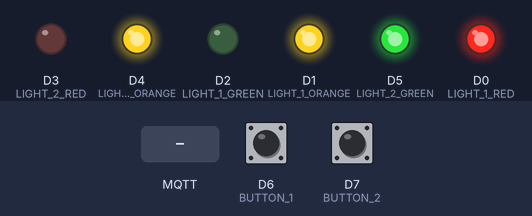
This program was run on a simulated ESP8266 (Wemos D1 mini). Parts: output pins drawn as LEDs (lit = HIGH). The test bench sets the inputs (shaded band); at power-on: D7 (BUTTON_2) HIGH, D6 (BUTTON_1) HIGH. WiFi joins after 1.5 s; servers stay silent unless stated; no MQTT or app messages arrive unless stated; what the program prints to the serial monitor is not drawn.

Above: at 3.8 s.
3.9 s: MQTT message "EVENT_OUT_OF_ORDER" arrives on the first subscribed topic
At 4.7 s:
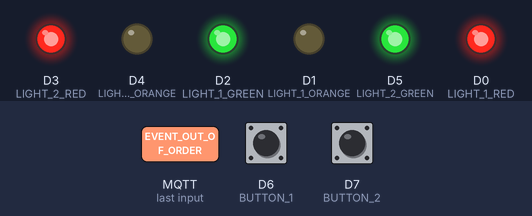
6.9 s: MQTT message "EVENT_START" arrives on the first subscribed topic
At 7.3 s:
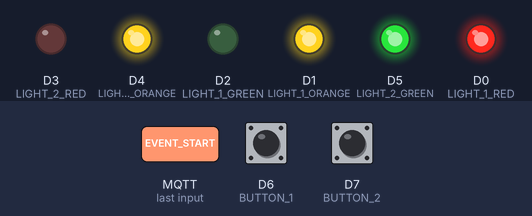
8.4 s: D7 (BUTTON_2) pulled LOW for 0.15 s
At 9.6 s:
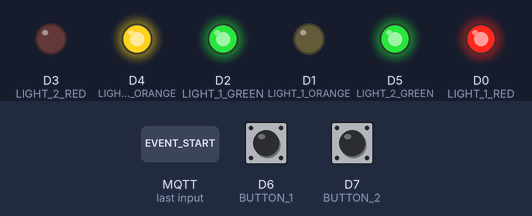
11.5 s: D6 (BUTTON_1) pulled LOW for 1 s
At 12.8 s:
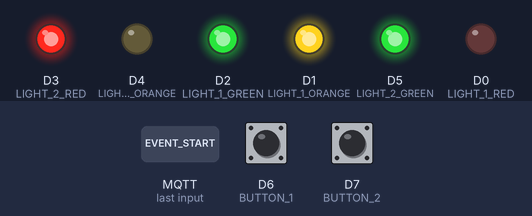
15.5 s: D7 (BUTTON_2) pulled LOW for 1 s
At 18.7 s:
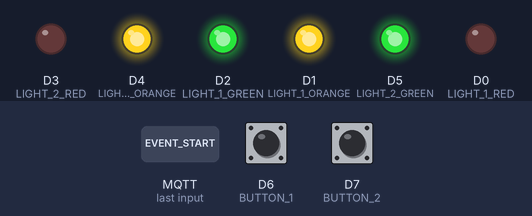
19.5 s: D6 (BUTTON_1) pulled LOW for 3.2 s
At 21.5 s:
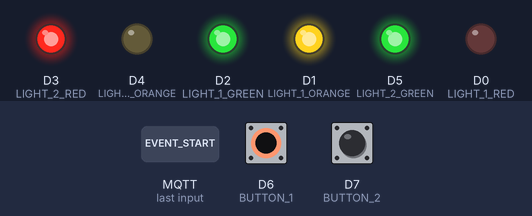
Timing chart, 0 to 25.9 s (numbered marks = the images above; inputs shaded):
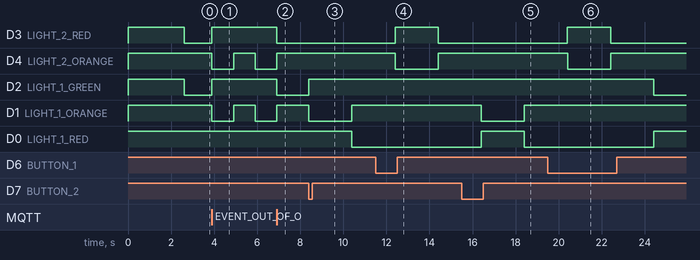

The program:

main.cpp
```cpp
// Avans University of Applied Sciences (Avans Hogeschool)
// Module: Intelligent Wireless Sensor Netwerken (IWSN)
// Author: Maurice Snoeren
// Date  : 05-02-2021
//
#include <Arduino.h>
#include <ESP8266WiFi.h>
#include <PubSubClient.h>
#include <ArduinoJson.h>

#include <fsm.h>

// Create the wifi-client to connect to the Internet
WiFiClient client;

// Create the MQTT client to connect to a MQTT Broker (server)
PubSubClient mqtt;

// Finite state machine
enum FSM_STATES {
  STATE_START,
  STATE_LIGHT_1_GREEN,
  STATE_LIGTH_1_ORANGE,
  STATE_LIGTH_1_RED,
  STATE_LIGHT_2_GREEN,
  STATE_LIGTH_2_ORANGE,
  STATE_LIGTH_2_RED,
  STATE_OUT_OF_ORDER,
  STATES_TOTAL
};

// Finite state machine events
enum FSM_EVENTS {
  EVENT_BUTTON_1,
  EVENT_BUTTON_2,
  EVENT_TIMER,
  EVENT_OUT_OF_ORDER,
  EVENT_START,
  EVENT_ERROR,
  EVENT_STATE_EXECUTED, // Add this one always!
  EVENTS_TOTAL
};

// Finite state machine callback methods forward declarations
void preStart();
void loopStart();
void postStart();
void preLight1Green();
void loopLight1Green();
void postLight1Green();
void preLight1Orange();
void loopLight1Orange();
void postLight1Orange();
void preLight1Red();
void loopLight1Red();
void postLight1Red();
void preLight2Green();
void loopLight2Green();
void postLight2Green();
void preLight2Orange();
void loopLight2Orange();
void postLight2Orange();
void preLight2Red();
void loopLight2Red();
void postLight2Red();
void preOutOfOrder();
void loopOutOfOrder();
void postOutOfOrder();

//FSM
FSM fsm(STATES_TOTAL, EVENTS_TOTAL, false);

// Output
constexpr int LIGHT_1_RED    = D0;
constexpr int LIGHT_1_ORANGE = D1;
constexpr int LIGHT_1_GREEN  = D2;
constexpr int LIGHT_2_RED    = D3;
constexpr int LIGHT_2_ORANGE = D4;
constexpr int LIGHT_2_GREEN  = D5;

// Input
constexpr int BUTTON_1       = D6;
constexpr int BUTTON_2       = D7;

constexpr char MQTT_SERVER[] = "test.mosquitto.org";
constexpr int  MQTT_PORT     = 1883;

// Timer method for timing purposes
unsigned long timer;
unsigned long timerMQTT;
String payload = "";
StaticJsonDocument<256> jsondoc;

// External Events!
void callbackMQTT(char* topic, byte* pl, unsigned int length) {
  payload = "";
  for (unsigned int i=0;i<length;i++) {
    payload += (char)pl[i];
  }

  // Enable also a JSON interface
  DeserializationError err = deserializeJson(jsondoc, payload.c_str());
  if (err) {
    Serial.println("NO JSON: " + String(err.c_str()));
    Serial.println("Parsing as plain text!");

  } else {
    String event = jsondoc["event"];
    Serial.println("JSON EVENT: " + event);
    payload = event;
  }

  if ( payload.equals("EVENT_OUT_OF_ORDER") ) {
    fsm.raiseEvent(EVENT_OUT_OF_ORDER);

  } else if ( payload.equals("EVENT_START") ) {
    fsm.raiseEvent(EVENT_START);

  } else if ( payload.equals("EVENT_BUTTON_1") ) {
    fsm.raiseEvent(EVENT_BUTTON_1);

  } else if ( payload.equals("EVENT_BUTTON_2") ) {
    fsm.raiseEvent(EVENT_BUTTON_2);
  }

  Serial.println("MQTT EVENT '" + String(topic) + "': " + payload);
}

void connectMQTT() {
  while (!mqtt.connected()) {
    mqtt.connect("iwsn-wemos-client-maurice");
    mqtt.subscribe("iwsn-wemos-event");
    delay(1000);
    if ( mqtt.connected() ) {
      Serial.println("MQTT CONNECTED!");

    } else {
      Serial.println("MQTT NOT CONNECTED!");
    }
  }
}

void setup() {
  // Get the mode of the leds
  pinMode(LIGHT_1_RED,    OUTPUT);
  pinMode(LIGHT_1_ORANGE, OUTPUT);
  pinMode(LIGHT_1_GREEN,  OUTPUT);
  pinMode(LIGHT_2_RED,    OUTPUT);
  pinMode(LIGHT_2_ORANGE, OUTPUT);
  pinMode(LIGHT_2_GREEN,  OUTPUT);

  // Switch leds off
  digitalWrite(LIGHT_1_RED,    HIGH);
  digitalWrite(LIGHT_1_ORANGE, HIGH);
  digitalWrite(LIGHT_1_GREEN,  HIGH);
  digitalWrite(LIGHT_2_RED,    HIGH);
  digitalWrite(LIGHT_2_ORANGE, HIGH);
  digitalWrite(LIGHT_2_GREEN,  HIGH);

  // Set the buttons as input
  pinMode(BUTTON_1, INPUT_PULLUP);
  pinMode(BUTTON_2, INPUT_PULLUP);

  // For debugging purposes
  Serial.begin(9600);
  Serial.printf("\n\nSdk version: %s\n",   ESP.getSdkVersion());
  Serial.printf("Core Version: %s\n",      ESP.getCoreVersion().c_str());
  Serial.printf("Boot Version: %u\n",      ESP.getBootVersion());
  Serial.printf("Boot Mode: %u\n",         ESP.getBootMode());
  Serial.printf("CPU Frequency: %u MHz\n", ESP.getCpuFreqMHz());
  Serial.printf("Reset reason: %s\n",      ESP.getResetReason().c_str());

  // Add the state method to the FSM
  fsm.addState(STATE_START,          preStart, loopStart, postStart);
  fsm.addState(STATE_LIGHT_1_GREEN,  preLight1Green, loopLight1Green, postLight1Green);
  fsm.addState(STATE_LIGTH_1_ORANGE, preLight1Orange, loopLight1Orange, postLight1Orange);
  fsm.addState(STATE_LIGTH_1_RED,    preLight1Red, loopLight1Red, postLight1Red);
  fsm.addState(STATE_LIGHT_2_GREEN,  preLight2Green, loopLight2Green, postLight2Green);
  fsm.addState(STATE_LIGTH_2_ORANGE, preLight2Orange, loopLight2Orange, postLight2Orange);
  fsm.addState(STATE_LIGTH_2_RED,    preLight2Red, loopLight2Red, postLight2Red);
  fsm.addState(STATE_OUT_OF_ORDER,   preOutOfOrder, loopOutOfOrder, postOutOfOrder);

  // Add the events to the FSM
  fsm.addTransition(STATE_START, EVENT_START, STATE_LIGHT_1_GREEN);
  //fsm.addTransition(STATE_LIGHT_1_GREEN, EVENT_TIMER, STATE_LIGTH_1_ORANGE); // Demo, auto to ligth 2
  fsm.addTransition(STATE_LIGHT_1_GREEN, EVENT_BUTTON_2, STATE_LIGTH_1_ORANGE);
  fsm.addTransition(STATE_LIGTH_1_ORANGE, EVENT_TIMER, STATE_LIGTH_1_RED);
  fsm.addTransition(STATE_LIGTH_1_RED, EVENT_TIMER, STATE_LIGHT_2_GREEN);
  //fsm.addTransition(STATE_LIGHT_2_GREEN, EVENT_TIMER, STATE_LIGTH_2_ORANGE); // Demo, auto to light 1
  fsm.addTransition(STATE_LIGHT_2_GREEN, EVENT_BUTTON_1, STATE_LIGTH_2_ORANGE);
  fsm.addTransition(STATE_LIGTH_2_ORANGE, EVENT_TIMER, STATE_LIGTH_2_RED);
  fsm.addTransition(STATE_LIGTH_2_RED, EVENT_TIMER, STATE_LIGHT_1_GREEN);

  fsm.addTransition(STATE_LIGHT_1_GREEN,  EVENT_OUT_OF_ORDER, STATE_OUT_OF_ORDER);
  fsm.addTransition(STATE_LIGHT_1_GREEN,  EVENT_OUT_OF_ORDER, STATE_OUT_OF_ORDER);
  fsm.addTransition(STATE_LIGTH_1_ORANGE, EVENT_OUT_OF_ORDER, STATE_OUT_OF_ORDER);
  fsm.addTransition(STATE_LIGTH_1_RED,    EVENT_OUT_OF_ORDER, STATE_OUT_OF_ORDER);
  fsm.addTransition(STATE_LIGHT_2_GREEN,  EVENT_OUT_OF_ORDER, STATE_OUT_OF_ORDER);
  fsm.addTransition(STATE_LIGHT_2_GREEN,  EVENT_OUT_OF_ORDER, STATE_OUT_OF_ORDER);
  fsm.addTransition(STATE_LIGTH_2_ORANGE, EVENT_OUT_OF_ORDER, STATE_OUT_OF_ORDER);
  fsm.addTransition(STATE_LIGTH_2_RED,    EVENT_OUT_OF_ORDER, STATE_OUT_OF_ORDER);
  fsm.addTransition(STATE_OUT_OF_ORDER,   EVENT_START,        STATE_LIGHT_1_GREEN);

  fsm.addTransition(STATE_LIGHT_1_GREEN,  EVENT_ERROR, STATE_START);
  fsm.addTransition(STATE_LIGHT_1_GREEN,  EVENT_ERROR, STATE_START);
  fsm.addTransition(STATE_LIGTH_1_ORANGE, EVENT_ERROR, STATE_START);
  fsm.addTransition(STATE_LIGTH_1_RED,    EVENT_ERROR, STATE_START);
  fsm.addTransition(STATE_LIGHT_2_GREEN,  EVENT_ERROR, STATE_START);
  fsm.addTransition(STATE_LIGHT_2_GREEN,  EVENT_ERROR, STATE_START);
  fsm.addTransition(STATE_LIGTH_2_ORANGE, EVENT_ERROR, STATE_START);
  fsm.addTransition(STATE_LIGTH_2_RED,    EVENT_ERROR, STATE_START);
  fsm.addTransition(STATE_OUT_OF_ORDER,   EVENT_ERROR, STATE_START);

  WiFi.begin("MaCMaN_GUEST", "GUEST@MACMAN"); // Connect to the Wi-Fi (if not known use WifiManager from tzapu!)
  Serial.print("Setup Wi-Fi:");
  while ( WiFi.status() != WL_CONNECTED ) {
      delay(500);
      Serial.print(".");
  }
  WiFi.setAutoReconnect(true);
  WiFi.persistent(true);
  Serial.println();
  Serial.print("Connected:");
  Serial.println(WiFi.localIP());

  mqtt.setClient(client); // Setup the MQTT client
  mqtt.setBufferSize(256); // override MQTT_MAX_PACKET_SIZE
  mqtt.setCallback(callbackMQTT);
  mqtt.setServer(MQTT_SERVER, MQTT_PORT);
  connectMQTT();

  fsm.setup(STATE_START, EVENT_STATE_EXECUTED);
  timerMQTT = millis();
}

// Ardiuno loop
void loop() {
  fsm.loop();

  if ( millis() - timerMQTT > 5000 ) { // Sent every five second the loop timing of the wemos device
    payload = "{ \"id\": \"maurice\", \"looptiming\": " + String(fsm.getLoopTime()) + "}";
    mqtt.publish("iwsn-wemos", payload.c_str());

    if ( WiFi.status() != WL_CONNECTED || !mqtt.connected() ) { // If we are not connected, raise an error
      fsm.raiseEvent(EVENT_ERROR);
    }

    timerMQTT = millis();
  }

  mqtt.loop();
}

void preStart() {
  digitalWrite(LIGHT_1_RED,    LOW);
  digitalWrite(LIGHT_1_ORANGE, HIGH);
  digitalWrite(LIGHT_1_GREEN,  HIGH);
  digitalWrite(LIGHT_2_RED,    LOW);
  digitalWrite(LIGHT_2_ORANGE, HIGH);
  digitalWrite(LIGHT_2_GREEN,  HIGH);
}

void loopStart() {
  if ( WiFi.status() == WL_CONNECTED ) {
    if ( !mqtt.connected() ) {
      connectMQTT();

    } else {
      payload = "{ \"id\": \"maurice\", \"mqtt\": \"iwsn-wemos-client-maurice\", \"ip\": \"" + WiFi.localIP().toString() + "\"}";
      mqtt.publish("iwsn-wemos", payload.c_str());
      fsm.raiseEvent(EVENT_START);
    }


  } else {
    Serial.println("WiFi reconnection");
    WiFi.begin("MaCMaN_GUEST", "GUEST@MACMAN"); // Connect to the Wi-Fi (if not known use WifiManager from tzapu!)
    //WiFi.reconnect();
    for ( unsigned int i=0; i < 20; ++i ) {
      if ( WiFi.status() != WL_CONNECTED ) {
        delay(1000);
        Serial.print(".");
          Serial.println();
          Serial.print("Connected:");
          Serial.println(WiFi.localIP());

      } else {
        i = 20;
      }
    }
  }
}

void postStart() {
}

void preLight1Green() {
  digitalWrite(LIGHT_1_RED,    HIGH);
  digitalWrite(LIGHT_1_ORANGE, HIGH);
  digitalWrite(LIGHT_1_GREEN,  LOW);
  digitalWrite(LIGHT_2_RED,    LOW);
  digitalWrite(LIGHT_2_ORANGE, HIGH);
  digitalWrite(LIGHT_2_GREEN,  HIGH);
  payload = "{ \"id\": \"maurice\", \"state\": \"light1 green\" }";
  mqtt.publish("iwsn-wemos", payload.c_str());
  timer = millis();
}

void loopLight1Green() {
  if ( millis() - timer > 15000 ) {
    fsm.raiseEvent(EVENT_TIMER);
  }

  if ( digitalRead(BUTTON_2) == LOW ) {
    fsm.raiseEvent(EVENT_BUTTON_2);
  }
}

void postLight1Green() {
}

void preLight1Orange() {
  digitalWrite(LIGHT_1_RED,    HIGH);
  digitalWrite(LIGHT_1_ORANGE, LOW);
  digitalWrite(LIGHT_1_GREEN,  HIGH);
  digitalWrite(LIGHT_2_RED,    LOW);
  digitalWrite(LIGHT_2_ORANGE, HIGH);
  digitalWrite(LIGHT_2_GREEN,  HIGH);
  payload = "{ \"id\": \"maurice\", \"state\": \"light1 orange\" }";
  mqtt.publish("iwsn-wemos", payload.c_str());
  timer = millis();
}

void loopLight1Orange() {
  if ( millis() - timer > 2000 ) {
    fsm.raiseEvent(EVENT_TIMER);
  }
}

void postLight1Orange() {

}

void preLight1Red() {
  digitalWrite(LIGHT_1_RED,    LOW);
  digitalWrite(LIGHT_1_ORANGE, HIGH);
  digitalWrite(LIGHT_1_GREEN,  HIGH);
  digitalWrite(LIGHT_2_RED,    LOW);
  digitalWrite(LIGHT_2_ORANGE, HIGH);
  digitalWrite(LIGHT_2_GREEN,  HIGH);
  payload = "{ \"id\": \"maurice\", \"state\": \"light1 red\" }";
  mqtt.publish("iwsn-wemos", payload.c_str());
  timer = millis();
}

void loopLight1Red() {
  if ( millis() - timer > 2000 ) {
    fsm.raiseEvent(EVENT_TIMER);
  }
}

void postLight1Red() {

}

void preLight2Green() {
  digitalWrite(LIGHT_1_RED,    LOW);
  digitalWrite(LIGHT_1_ORANGE, HIGH);
  digitalWrite(LIGHT_1_GREEN,  HIGH);
  digitalWrite(LIGHT_2_RED,    HIGH);
  digitalWrite(LIGHT_2_ORANGE, HIGH);
  digitalWrite(LIGHT_2_GREEN,  LOW);
  payload = "{ \"id\": \"maurice\", \"state\": \"light2 green\" }";
  mqtt.publish("iwsn-wemos", payload.c_str());
  timer = millis();
}

void loopLight2Green() {
  if ( millis() - timer > 15000 ) {
    fsm.raiseEvent(EVENT_TIMER);
  }

  if ( digitalRead(BUTTON_1) == LOW ) {
    fsm.raiseEvent(EVENT_BUTTON_1);
  }
}

void postLight2Green() {

}

void preLight2Orange() {
  digitalWrite(LIGHT_1_RED,    LOW);
  digitalWrite(LIGHT_1_ORANGE, HIGH);
  digitalWrite(LIGHT_1_GREEN,  HIGH);
  digitalWrite(LIGHT_2_RED,    HIGH);
  digitalWrite(LIGHT_2_ORANGE, LOW);
  digitalWrite(LIGHT_2_GREEN,  HIGH);
  payload = "{ \"id\": \"maurice\", \"state\": \"light2 orange\" }";
  mqtt.publish("iwsn-wemos", payload.c_str());
  timer = millis();
}

void loopLight2Orange() {
  if ( millis() - timer > 2000 ) {
    fsm.raiseEvent(EVENT_TIMER);
  }
}

void postLight2Orange() {

}

void preLight2Red() {
  digitalWrite(LIGHT_1_RED,    LOW);
  digitalWrite(LIGHT_1_ORANGE, HIGH);
  digitalWrite(LIGHT_1_GREEN,  HIGH);
  digitalWrite(LIGHT_2_RED,    LOW);
  digitalWrite(LIGHT_2_ORANGE, HIGH);
  digitalWrite(LIGHT_2_GREEN,  HIGH);
  payload = "{ \"id\": \"maurice\", \"state\": \"light2 red\" }";
  mqtt.publish("iwsn-wemos", payload.c_str());
  timer = millis();
}

void loopLight2Red() {
  if ( millis() - timer > 2000 ) {
    fsm.raiseEvent(EVENT_TIMER);
  }
}

void postLight2Red() {

}

void preOutOfOrder() {
  digitalWrite(LIGHT_1_RED,    HIGH);
  digitalWrite(LIGHT_1_ORANGE, LOW);
  digitalWrite(LIGHT_1_GREEN,  HIGH);
  digitalWrite(LIGHT_2_RED,    HIGH);
  digitalWrite(LIGHT_2_ORANGE, LOW);
  digitalWrite(LIGHT_2_GREEN,  HIGH);
  payload = "{ \"id\": \"maurice\", \"state\": \"out of order\" }";
  mqtt.publish("iwsn-wemos", payload.c_str());
  timer = millis();
}

void loopOutOfOrder() {
  if ( millis() - timer > 1000 ) {
    digitalWrite(LIGHT_1_ORANGE, !digitalRead(LIGHT_1_ORANGE));
    digitalWrite(LIGHT_2_ORANGE, !digitalRead(LIGHT_2_ORANGE));
    timer = millis();
  }
}

void postOutOfOrder() {

}
```

fsm.h
```cpp
// Avans University of Applied Sciences (Avans Hogeschool)
// Module: Intelligent Wireless Sensor Netwerken (IWSN)
// Author: Maurice Snoeren
// Date  : 05-02-2021
// Author: Maurice Snoeren
//
#pragma once

#include <map>
#include <vector>
#include <functional>

#include <Arduino.h>

/* Define FSM transition structure (advanced using pre and post methods) */
struct FSMMethods {
   std::function<void(void)> pre;  // When the state is active, this method is called once at start
   std::function<void(void)> loop; // When the state is active, this method is continously called
   std::function<void(void)> post; // When the state is deactivated, this method is called once
};

/* Finite State Machine class that implements the state machine functionality */
class FSM {
    private:
        // The transaction map holds the transaction. If the transaction is not in the map
        // it does not exist. Usage: newState = map[state][event].
        std::map<int, std::map<int, int>> transitions;

        // The states vector contains the three callback methods for each state.
        std::vector<FSMMethods> states;

        // Total number of states that the state machine contains.
        int totalStates;

        // Total number of events that can be used with the state machine.
        int totalEvents;

        // The current state that the state machine is in.
        int currentState;

        // The last event that has been raised.
        int eventStateExecuted;

        // When debugging is enabled, messages are send on the Serial connection.
        bool debugEnabled;

        // To calculate the loop timing, the variable loopTiming is used.
        unsigned long loopTiming;

        // After each loop, the total loop time in milliseconds is calculated and
        // that is stored in this variable.
        unsigned long currentLoopTime;

    public:
        // Initialized the FSM class.
        FSM(int totalStates, int totalEvents, bool debugEnabled = false);

        // Add a state to the state machine. Make sure the order is correct!
        void addState(int s, std::function<void(void)> pre, std::function<void(void)> loop, std::function<void(void)> post);

        // Adds a new transition to the state machine that will be used to get
        // the next state based on the raised event.
        void addTransition(int state, int event, int nextState);

        // Raise an event. When the event is found in the transision matrix, the
        // state machine will go to the next state automatically.
        void raiseEvent(int e);

        // Call this once before the state machine is used. It initializes
        // the objects and start with the given state. Furthermore, it is
        // required to set the event that represents the event that need
        // to be raised when a state has been executed.
        void setup(int state, int eventStateExecuted);

        // Call this within the loop of your main application. After the loop
        // an event is raised that has been given by the eventStateExecuted
        // of the setup class.
        void loop();

        // Returns the current loop time in milliseconds.
        unsigned long getLoopTime();

    private:
        // Used by the class to provide debug messages in case things go wrong.
        void debug(String text);

};
```

Source omitted: fsm.cpp (2927 bytes)

Measured:
- after the input at 3.9 s, D3 (LIGHT_2_RED), D2 (LIGHT_1_GREEN): LOW → HIGH at once; D4 (LIGHT_2_ORANGE), D1 (LIGHT_1_ORANGE): HIGH → LOW at once, → HIGH 1.0 s later, → LOW 1.0 s later
- after the input at 6.9 s, D3 (LIGHT_2_RED), D2 (LIGHT_1_GREEN): HIGH → LOW at once; D4 (LIGHT_2_ORANGE), D1 (LIGHT_1_ORANGE): goes on until 6.9 s, then stays HIGH
- after the input at 8.4 s, D2 (LIGHT_1_GREEN): LOW → HIGH at once; D1 (LIGHT_1_ORANGE): HIGH → LOW at once, → HIGH 2.0 s later; D0 (LIGHT_1_RED): HIGH → LOW after 2.0 s
- after the input at 11.5 s, D4 (LIGHT_2_ORANGE): HIGH → LOW after 0.90 s, → HIGH 2.0 s later; D5 (LIGHT_2_GREEN): stays HIGH (without the input it goes to LOW after 0.90 s)
- after the input at 15.5 s, D2 (LIGHT_1_GREEN): stays HIGH (without the input it goes to LOW after 0.91 s); D1 (LIGHT_1_ORANGE): HIGH → LOW after 0.91 s, → HIGH 2.0 s later
- after the input at 19.5 s, D4 (LIGHT_2_ORANGE): HIGH → LOW after 0.91 s, → HIGH 2.0 s later; D2 (LIGHT_1_GREEN): HIGH → LOW after 4.9 s; D5 (LIGHT_2_GREEN): stays HIGH (without the input it goes to LOW after 0.91 s); D0 (LIGHT_1_RED): LOW → HIGH after 4.9 s
